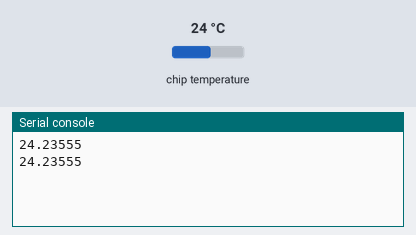
The program below on a simulated Raspberry Pi Pico running MicroPython. Parts: the last lines printed to the serial console. The inputs (shaded band) are chosen by the test bench; at power-on: chip temperature 24 °C.

Above: at 1.2 s.
1.3 s: chip temperature set to 1 °C
At 2.6 s:
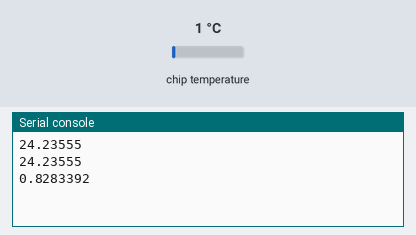
2.8 s: chip temperature set to 11 °C
At 3.5 s:
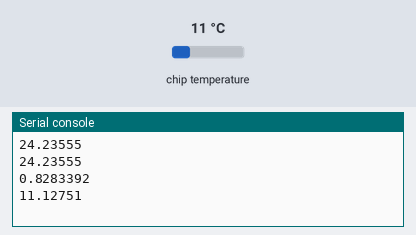
Timing chart, 0 to 5.8 s (numbered marks = the images above; inputs shaded):
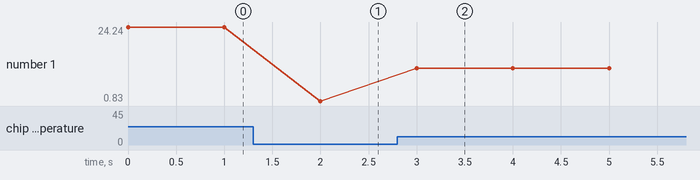

Measured:
- after the input at 1.3 s, the serial console: prints a new line after 0.70 s (image 1)
- after the input at 2.8 s, the serial console: prints a new line after 0.20 s (image 2)
- plotted number 1: 24.24 → 0.83 after the input at 1.3 s, 0.83 → 11.13 after the input at 2.8 s

The program:

temperature.py
```python
import machine
import utime
sensor_temp = machine.ADC(4)
conversion_factor = 3.3 / (65535)
while True:
    reading = sensor_temp.read_u16() * conversion_factor

    # The temperature sensor measures the Vbe voltage of a biased bipolar diode, connected to the fifth ADC channel
    # Typically, Vbe = 0.706V at 27 degrees C, with a slope of -1.721mV (0.001721) per degree.
    temperature = 27 - (reading - 0.706)/0.001721
    print(temperature)
    utime.sleep(1)
```
